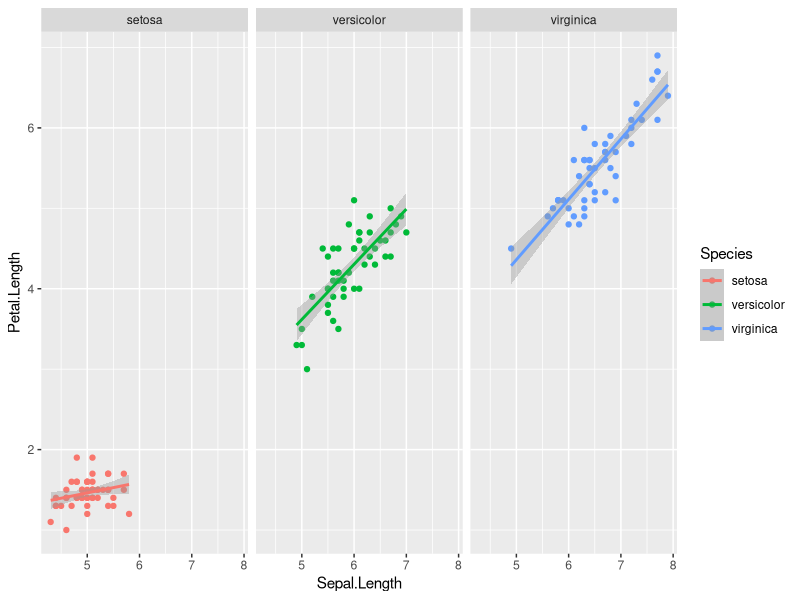
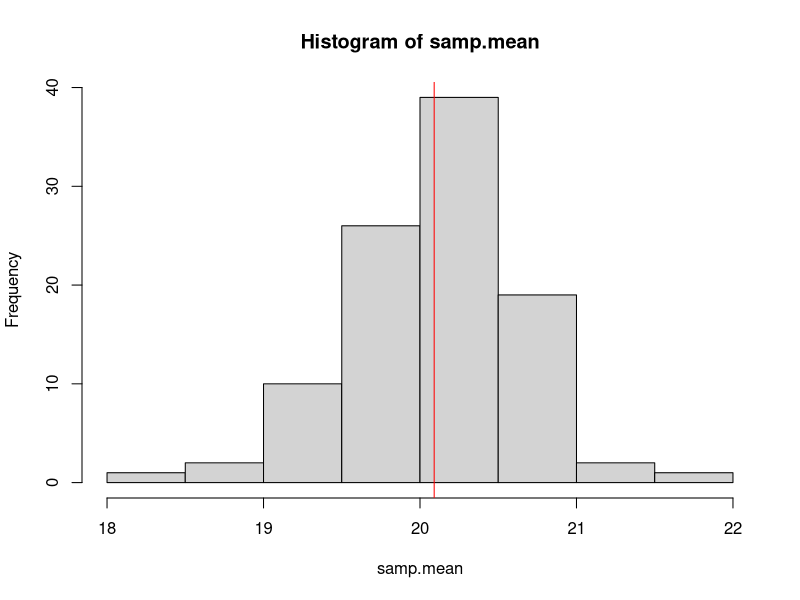

Write R code to recreate these figures, in order.
#APPLY FUNCTIONS AND LOOPS
library(ggplot2)

#create an example function
mult.2 <- function(x) x*2
mult.2(1242)

#use supply() to apply this function to a set of numbers

#take integers from 1:5, and multiply each by 2
sapply(1:5, mult.2)

sapply(1:5, function(x) x*3) #you can create/define the function within sapply

#DIFFERENCE BETWEEN SAPPLY AND LAPPLY
#lapply always gives you a list
#sapply gives you "simplest" form

lapply(1:5, function(x) x*3)

#use sapply() to apply a function that generates more than just a vector

v=c(1,2,3) #or v=c(1:3)
sapply(1:5, function(x) x*v)

lapply(1:5, function(x) x*v)

### use sapply() and laaply() to run a linear model on multiple data sets

iris

iris.split <- split(iris, iris$Species)
iris.split
#class(iris.split) tells you what form this is in (its a list)

spp.mods <- lapply(iris.split, function(x) lm(Petal.Length~Sepal.Length, data=x))
spp.mods

summary(spp.mods[[1]]) #results for lm on setosa
summary(spp.mods[[2]]) #results for lm on versicolor
summary(spp.mods[[3]]) #results for lm on virginica
#need double square brackets because its a list

#Kind of cumbersome to run this three times

spp.mods.summary <- lapply(spp.mods, function(x) summary(x))
spp.mods.summary

#let's get the slope of relationship for each of the models
str(spp.mods.summary[[1]]) #look at the strucure of the summary output
spp.mods.summary[[1]]$coefficients[2,1] #THIS is the number I want tot extract from each modeled sumamry

slopes <- sapply(spp.mods.summary, function(x) x$coefficients[2,1])
slopes

#visualize the relationships between between petal length and sepal length for each species

ggplot(iris, aes(x=Sepal.Length, y=Petal.Length, color=Species))+
  geom_point() +
  geom_smooth(method="lm") +
  facet_wrap(~Species) #creates three different graphs


####for-loops()

for (i in 1:5){
  print(i*3)
}
#could also be
for (i in 1:5) print(i*2)


v <- vector(length=5)
for(i in 1:5) v[i] <- i*2
v
#lets say you wanted something else, like this
for(i in 1:5) v[i] <- (i+1)*2
v

a <- c(8,4,3,1)
for(i in 1:5) v[i] <- a[i]*2
v

#creates matrix bru
times <- 5
m <- matrix(nrow = times, ncol = 10)
for(i in 1:times)m[i,]=(1:10)*i
m

## WHILE-LOOP
#while loops are super useful when there are weird things you want to avoid
j <- 1
while(j<20){
  if(j==10) print("10!") else print(j)
  #print(j)
  j <- j+1
  #print(j)
}

## SAMPLES

sample(1:10, 1) #gives you one number between 1 and 10 (randomly)
sample(1:10,10) #gives you 10 numbers between 1 and 10 in randomized order
sample(1:10, 11, replace=TRUE) #puts the number you drew, back into the set to draw from, known as BOOTSTRAPPING

sample(1:10, 7, replace=FALSE) #JACKKNIFING: randomly subsampling your data

obs.mean <- mean(mtcars$mpg)
samp.mean <- vector(length = 100)
for(i in 1:100){
  samp <- sample(1:length(mtcars$mpg), 25) #randomly plick 25 numbers between 1 and 32 (number of cars)
  samp.mean[i]=mean(mtcars$mpg[samp]) #pick the cars assigned by "samp" and take the mean
}

samp.mean
obs.mean
#checks how robust estimate of mean was

hist(samp.mean) #make a histogram of my subsample means
abline(v=obs.mean, col='red') #draw a red line where my observed mean was